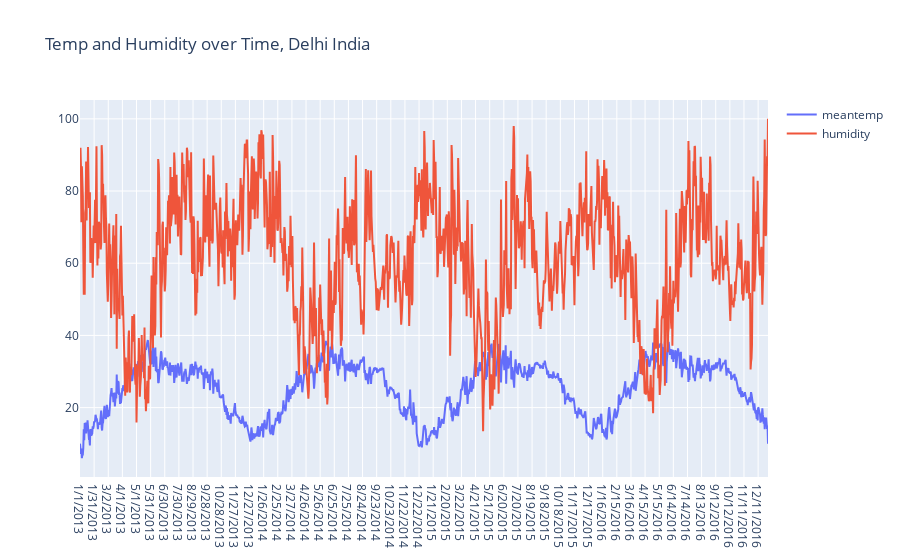

Notebook source saved alongside this figure:
### Markdown cell above
### Graphing Initial Dataset

### Code cell
# Create traces
fig = go.Figure()

for factor_level in ids:
    # Adding plot of original_df
    fig.add_trace(go.Scatter(x=formatted_df['Date'], y=formatted_df[factor_level],
                        mode='lines',
                        name=factor_level))
fig.update_layout(title = "Temp and Humidity over Time, Delhi India")

### Figure 1 — Plotly figure (JSON) as saved in the notebook; plotly's stock layout.template omitted (floating-point values rounded to 4 significant figures; data arrays with more than 128 entries replaced by an {"elided": "..."} marker saying what was removed)
{"data": [{"mode": "lines", "name": "meantemp", "type": "scatter", "x": {"elided": "1462 str values"}, "y": {"elided": "1462 float values"}}, {"mode": "lines", "name": "humidity", "type": "scatter", "x": {"elided": "1462 str values"}, "y": {"elided": "1462 float values"}}], "layout": {"title": {"text": "Temp and Humidity over Time, Delhi India"}}}
